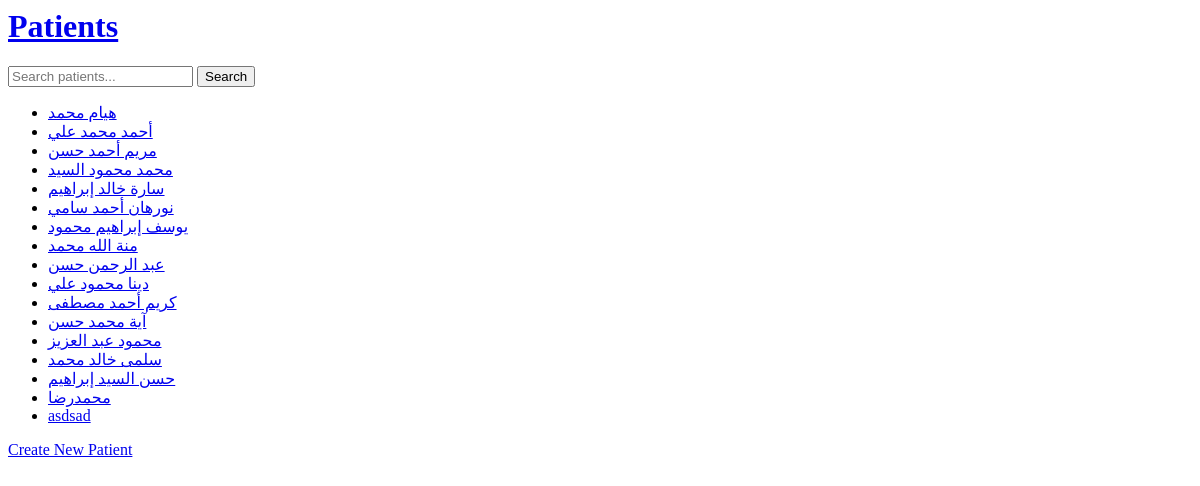
The page /patients/ on the database as committed earlier.
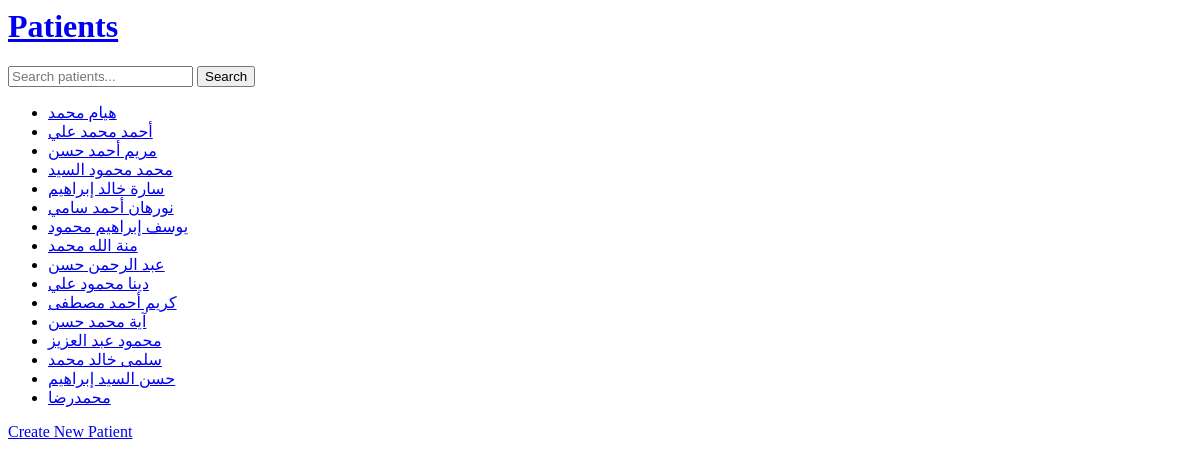
The same page on the database as committed later.
### patients/models.py (models this page shows, shortened)
class Patient(models.Model):
    name = models.CharField(max_length=100)
    phone = models.CharField(max_length=15)
    date_of_birth = models.DateField()

### patients/views.py (the view)
# urls.py: path('', views.patient_list, name='patient_list'),
def patient_list(request):
    q = request.GET.get('q')
    if q:
        patients = Patient.objects.filter(name__icontains=q)
    else:
        patients = Patient.objects.all()
    return render(request, 'patient_list.html', {'patients': patients})

### patients/templates/patient_list.html (shortened to what this page needs)
<html lang="en">
<head>
</head>
<body>
    <h1><a href="{% url 'patient_list' %}">Patients</a></h1>
    <form method="get" action="">
        <input type="search" name="q" placeholder="Search patients..." value="{{ request.GET.q }}">
        <button type="submit">Search</button>
    </form>
    <ul>
        {% for patient in patients %}
            <li><a href="{% url 'patient_details' patient.id %}">{{ patient.name }}</a></li>
        {% empty %}
            <li>No patients found.</li>
        {% endfor %}
    </ul>
    <a href="{% url 'new_patient' %}">Create New Patient</a>
</body>
</html>

Rows that differ between the two databases and show on the page:
removed Patient: name "asdsad"
